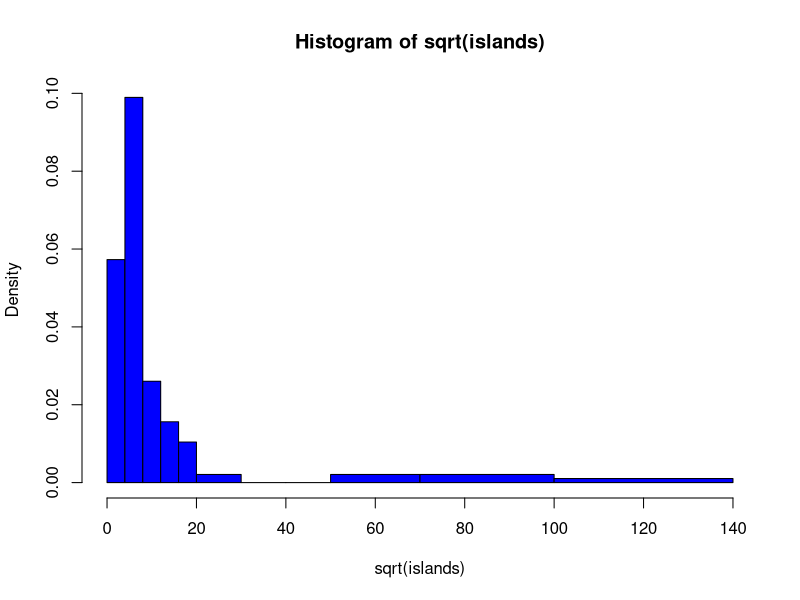
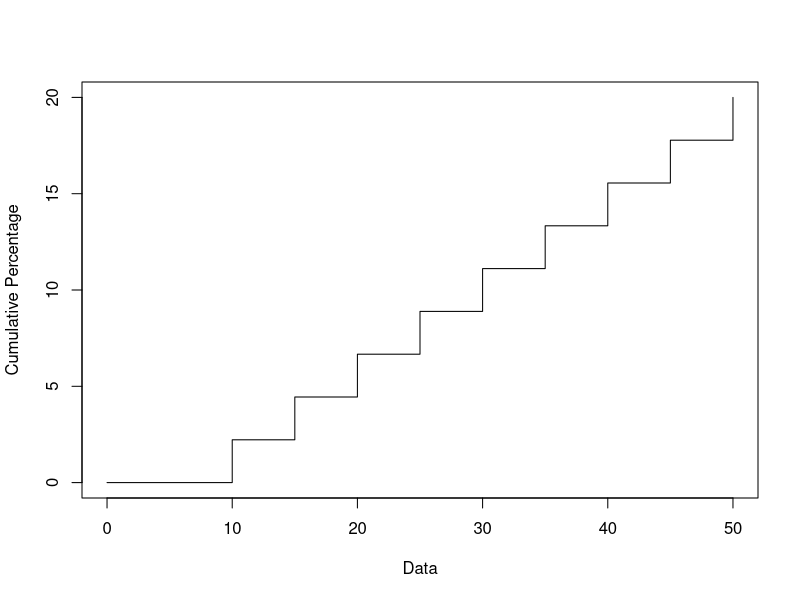

Write R code to recreate these figures, in order. (Note: this script raises an error after producing the figures.)
# C218 KISHAN SINGH HISTOGRAM
help("hist")

r <- hist(sqrt(islands), breaks = c(4*0:5, 10*3:5, 70, 100, 140),
          col = "blue1")


# C218 KISHAN SINGH OGIVE
# Create a sample dataset
data <- c(10, 15, 20, 25, 30, 35, 40, 45, 50)

# Calculate the cumulative frequency of the data
cumulative_freq <- cumsum(table(data))

# Calculate the cumulative percentage of the data
cumulative_perc <- cumulative_freq / sum(cumulative_freq) * 100

# Plot the ogive curve
plot(c(0, data), c(0, cumulative_perc), type = "s", xlab = "Data", ylab = "Cumulative Percentage")


# C218 KISHAN SINGH POLYGON
# Create a sample dataset
data <- c(10, 15, 20, 25, 30, 35, 40, 45, 50)

# Calculate the cumulative frequency of the data
cumulative_freq <- cumsum(table(data))

# Calculate the cumulative percentage of the data
cumulative_perc <- cumulative_freq / sum(cumulative_freq) * 100

# Create a dataframe with the data and cumulative percentage
df <- data.frame(data, cumulative_perc)

# Plot the polygon graph
ggplot(df, aes(x = data, y = cumulative_perc, group = 1)) +
  geom_polygon(fill = "blue", alpha = 0.3) +
  geom_line(color = "blue") +
  xlab("Data") +
  ylab("Cumulative Percentage")


